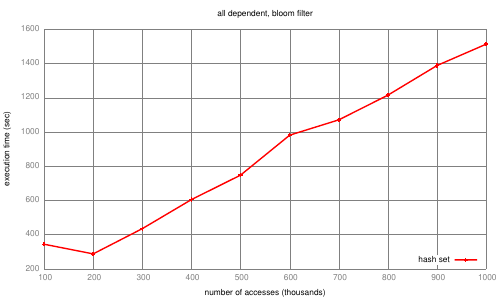

This chart was generated by the following gnuplot code:
set terminal pdf
set output 'dissertation-gnuplottex-fig26.pdf'
load '../dynamic/formatted-results/vector-survey-0.6/hash-time.gnuplot'
